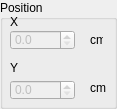
              <widget class="QGroupBox" name="groupBox_12">
               <property name="minimumSize">
                <size>
                 <width>117</width>
                 <height>0</height>
                </size>
               </property>
               <property name="title">
                <string>Position</string>
               </property>
               <widget class="QLabel" name="label_72">
                <property name="geometry">
                 <rect>
                  <x>10</x>
                  <y>14</y>
                  <width>47</width>
                  <height>16</height>
                 </rect>
                </property>
                <property name="text">
                 <string>X</string>
                </property>
               </widget>
               <widget class="QLabel" name="label_73">
                <property name="geometry">
                 <rect>
                  <x>10</x>
                  <y>60</y>
                  <width>47</width>
                  <height>16</height>
                 </rect>
                </property>
                <property name="text">
                 <string>Y</string>
                </property>
               </widget>
               <widget class="QLabel" name="label_88">
                <property name="geometry">
                 <rect>
                  <x>90</x>
                  <y>30</y>
                  <width>13</width>
                  <height>20</height>
                 </rect>
                </property>
                <property name="text">
                 <string>cm</string>
                </property>
               </widget>
               <widget class="QLabel" name="label_89">
                <property name="geometry">
                 <rect>
                  <x>90</x>
                  <y>80</y>
                  <width>16</width>
                  <height>16</height>
                 </rect>
                </property>
                <property name="text">
                 <string>cm</string>
                </property>
               </widget>
               <widget class="QDoubleSpinBox" name="sbP1XJanela">
                <property name="enabled">
                 <bool>false</bool>
                </property>
                <property name="geometry">
                 <rect>
                  <x>10</x>
                  <y>30</y>
                  <width>65</width>
                  <height>20</height>
                 </rect>
                </property>
                <property name="maximumSize">
                 <size>
                  <width>65</width>
                  <height>16777215</height>
                 </size>
                </property>
                <property name="decimals">
                 <number>1</number>
                </property>
                <property name="maximum">
                 <double>10000.000000000000000</double>
                </property>
                <property name="singleStep">
                 <double>10.000000000000000</double>
                </property>
               </widget>
               <widget class="QDoubleSpinBox" name="sbP1YJanela">
                <property name="enabled">
                 <bool>false</bool>
                </property>
                <property name="geometry">
                 <rect>
                  <x>10</x>
                  <y>80</y>
                  <width>65</width>
                  <height>20</height>
                 </rect>
                </property>
                <property name="maximumSize">
                 <size>
                  <width>65</width>
                  <height>16777215</height>
                 </size>
                </property>
                <property name="decimals">
                 <number>1</number>
                </property>
                <property name="maximum">
                 <double>10000.000000000000000</double>
                </property>
                <property name="singleStep">
                 <double>10.000000000000000</double>
                </property>
               </widget>
              </widget>
